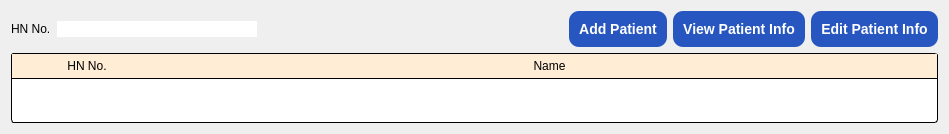
                 <widget class="QWidget" name="patientList_page">
                  <layout class="QVBoxLayout" name="verticalLayout_3">
                   <item>
                    <layout class="QHBoxLayout" name="horizontalLayout">
                     <item>
                      <widget class="QLabel" name="label_79">
                       <property name="text">
                        <string>HN No.</string>
                       </property>
                      </widget>
                     </item>
                     <item>
                      <widget class="QLineEdit" name="lineEdit_search">
                       <property name="minimumSize">
                        <size>
                         <width>200</width>
                         <height>0</height>
                        </size>
                       </property>
                       <property name="styleSheet">
                        <string notr="true">background-color: rgb(255, 255, 255);
border-radius: 10px;</string>
                       </property>
                      </widget>
                     </item>
                     <item>
                      <widget class="QPushButton" name="searchButton">
                       <property name="styleSheet">
                        <string notr="true">background-color: transparent;
border: none;
border-radius: 10px;</string>
                       </property>
                       <property name="text">
                        <string/>
                       </property>
                       <property name="icon">
                        <iconset resource="images.qrc">
                         <normaloff>:/static/19.png</normaloff>:/static/19.png</iconset>
                       </property>
                       <property name="iconSize">
                        <size>
                         <width>20</width>
                         <height>20</height>
                        </size>
                       </property>
                      </widget>
                     </item>
                     <item>
                      <spacer name="horizontalSpacer_24">
                       <property name="orientation">
                        <enum>Qt::Horizontal</enum>
                       </property>
                       <property name="sizeHint" stdset="0">
                        <size>
                         <width>268</width>
                         <height>20</height>
                        </size>
                       </property>
                      </spacer>
                     </item>
                     <item>
                      <widget class="QPushButton" name="AddPatientButton">
                       <property name="styleSheet">
                        <string notr="true">QPushButton#AddPatientButton {
	background-color: rgb(39, 86, 193);
	color: white;
	border-radius: 10px;
	padding: 10px;
    font: bold 14px;
}
QPushButton#AddPatientButton:hover {
    background-color: black;
	color: white;
    border-style: inset;
}</string>
                       </property>
                       <property name="text">
                        <string>Add Patient</string>
                       </property>
                      </widget>
                     </item>
                     <item>
                      <widget class="QPushButton" name="view_patient_info_button">
                       <property name="styleSheet">
                        <string notr="true">QPushButton#view_patient_info_button {
	background-color: rgb(39, 86, 193);
	color: white;
	border-radius: 10px;
	padding: 10px;
    font: bold 14px;
}
QPushButton#view_patient_info_button:hover {
    background-color: black;
	color: white;
    border-style: inset;
}</string>
                       </property>
                       <property name="text">
                        <string>View Patient Info</string>
                       </property>
                      </widget>
                     </item>
                     <item>
                      <widget class="QPushButton" name="edit_patient_info_button">
                       <property name="styleSheet">
                        <string notr="true">QPushButton#edit_patient_info_button {
	background-color: rgb(39, 86, 193);
	color: white;
	border-radius: 10px;
	padding: 10px;
    font: bold 14px;
}
QPushButton#edit_patient_info_button:hover {
    background-color: black;
	color: white;
    border-style: inset;
}</string>
                       </property>
                       <property name="text">
                        <string>Edit Patient Info</string>
                       </property>
                      </widget>
                     </item>
                    </layout>
                   </item>
                   <item>
                    <widget class="QTableWidget" name="patient_list_table">
                     <property name="styleSheet">
                      <string notr="true">QScrollBar{
	background-color: rgb(222, 224, 224);
}
QTableWidget{
	background-color: rgb(255, 255, 255);
	border-radius: 3px;
	border: 1px solid black;
}

QHeaderView::section{
	background-color: rgb(255, 237, 213);
	border: none;
	border-bottom: 1px solid black;
	padding: 3px 5px;
}

QHeaderView::item{
	border-bottom: 1px solid black;
	background-color: rgb(255, 255, 246);
	text-align: left;
	padding-left: 3px;
}


</string>
                     </property>
                     <property name="sizeAdjustPolicy">
                      <enum>QAbstractScrollArea::AdjustToContents</enum>
                     </property>
                     <attribute name="horizontalHeaderDefaultSectionSize">
                      <number>150</number>
                     </attribute>
                     <attribute name="horizontalHeaderStretchLastSection">
                      <bool>true</bool>
                     </attribute>
                     <attribute name="verticalHeaderVisible">
                      <bool>false</bool>
                     </attribute>
                     <attribute name="verticalHeaderMinimumSectionSize">
                      <number>30</number>
                     </attribute>
                     <attribute name="verticalHeaderStretchLastSection">
                      <bool>false</bool>
                     </attribute>
                     <column>
                      <property name="text">
                       <string>HN No.</string>
                      </property>
                     </column>
                     <column>
                      <property name="text">
                       <string>Name</string>
                      </property>
                     </column>
                    </widget>
                   </item>
                  </layout>
                 </widget>
